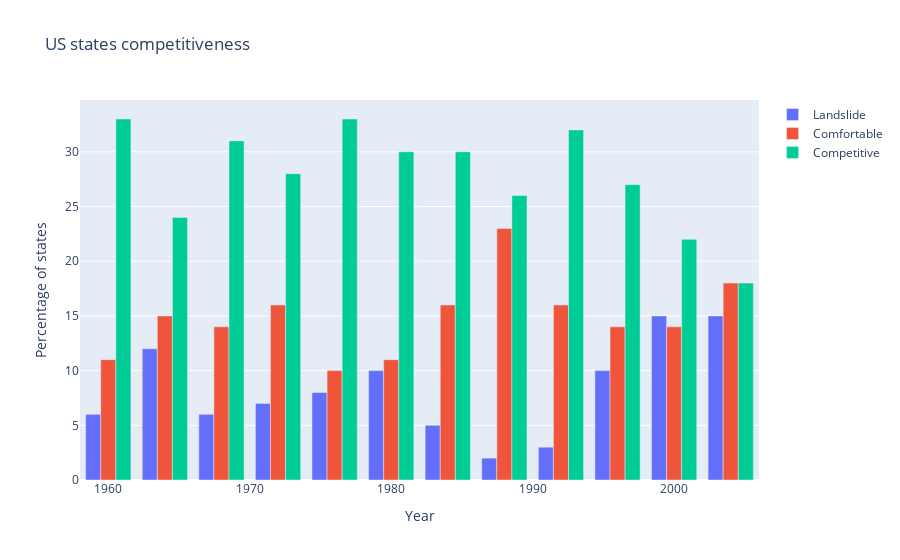

The cell this chart's notebook holds for it:
### Code cell
labels = ['Landslide', 'Comfortable', 'Competitive']

trace0 = go.Bar(x=table_3.Year,
                y=table_3.Landslide,
                name='Landslide')

trace1 = go.Bar(x=table_3.Year,
                y=table_3.Comfortable,
                name='Comfortable')

trace2 = go.Bar(x=table_3.Year,
                y=table_3.Competitive,
                name='Competitive')

layout = go.Layout(title='US states competitiveness', xaxis=dict(title='Year'), yaxis=dict(title='Percentage of states'))

fig = go.Figure([trace0, trace1, trace2], layout)
fig.show()

### Figure 1 — Plotly figure (JSON) as saved in the notebook; plotly's stock layout.template omitted (floating-point values rounded to 4 significant figures)
{"data": [{"name": "Landslide", "type": "bar", "x": [1960, 1964, 1968, 1972, 1976, 1980, 1984, 1988, 1992, 1996, 2000, 2004], "y": [6, 12, 6, 7, 8, 10, 5, 2, 3, 10, 15, 15]}, {"name": "Comfortable", "type": "bar", "x": [1960, 1964, 1968, 1972, 1976, 1980, 1984, 1988, 1992, 1996, 2000, 2004], "y": [11, 15, 14, 16, 10, 11, 16, 23, 16, 14, 14, 18]}, {"name": "Competitive", "type": "bar", "x": [1960, 1964, 1968, 1972, 1976, 1980, 1984, 1988, 1992, 1996, 2000, 2004], "y": [33, 24, 31, 28, 33, 30, 30, 26, 32, 27, 22, 18]}], "layout": {"autosize": true, "title": {"text": "US states competitiveness"}, "xaxis": {"autorange": true, "range": [1958, 2006], "title": {"text": "Year"}, "type": "linear"}, "yaxis": {"autorange": true, "range": [0, 34.74], "title": {"text": "Percentage of states"}, "type": "linear"}}}
